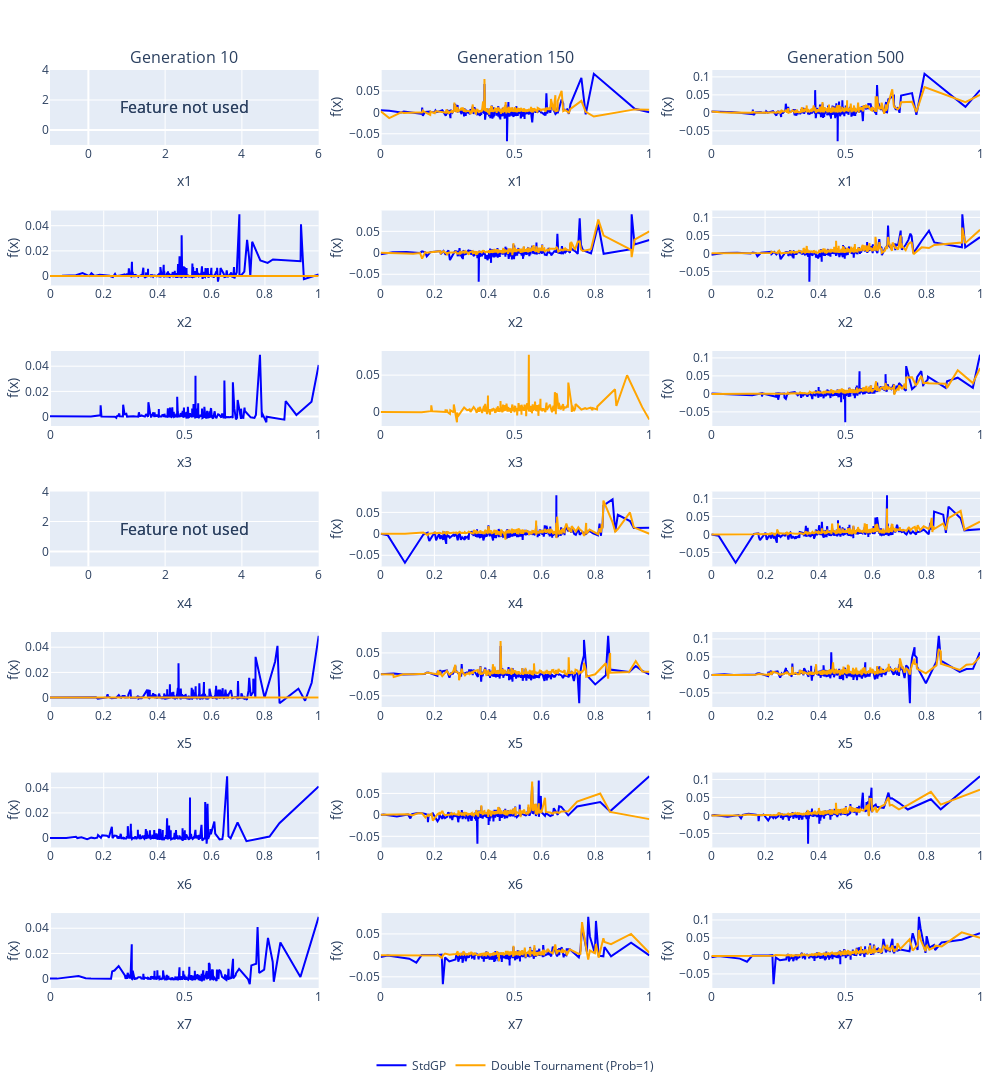

The code cell stored with this chart in its notebook:
### Code cell
# Good to show impact of curvature!!!
methods = ['StdGP', 'Double Tournament (Prob=1)']
plot_curvatures('Istanbul', methods, run_nr=29, base_path='/home/ines/Documents/tese/tiny_gp', saving_path='/home/ines/Documents/tese/dissertation/novathesis/Chapters/Figures/curvature-DT-StdGP.png')

### Figure 1 — Plotly figure (JSON) as saved in the notebook; plotly's stock layout.template omitted (floating-point values rounded to 4 significant figures; data arrays with more than 128 entries replaced by an {"elided": "..."} marker saying what was removed)
{"data": [{"mode": "lines", "showlegend": false, "type": "scatter", "x": [], "xaxis": "x", "y": [], "yaxis": "y"}, {"line": {"color": "blue", "width": 2}, "mode": "lines", "name": "StdGP", "showlegend": true, "type": "scatter", "x": {"elided": "370 float values"}, "xaxis": "x4", "y": {"elided": "370 float values"}, "yaxis": "y4"}, {"line": {"color": "blue", "width": 2}, "mode": "lines", "name": "StdGP", "showlegend": false, "type": "scatter", "x": {"elided": "366 float values"}, "xaxis": "x7", "y": {"elided": "366 float values"}, "yaxis": "y7"}, {"mode": "lines", "showlegend": false, "type": "scatter", "x": [], "xaxis": "x10", "y": [], "yaxis": "y10"}, {"line": {"color": "blue", "width": 2}, "mode": "lines", "name": "StdGP", "showlegend": false, "type": "scatter", "x": {"elided": "356 float values"}, "xaxis": "x13", "y": {"elided": "356 float values"}, "yaxis": "y13"}, {"line": {"color": "blue", "width": 2}, "mode": "lines", "name": "StdGP", "showlegend": false, "type": "scatter", "x": {"elided": "372 float values"}, "xaxis": "x16", "y": {"elided": "372 float values"}, "yaxis": "y16"}, {"line": {"color": "blue", "width": 2}, "mode": "lines", "name": "StdGP", "showlegend": false, "type": "scatter", "x": {"elided": "375 float values"}, "xaxis": "x19", "y": {"elided": "375 float values"}, "yaxis": "y19"}, {"line": {"color": "blue", "width": 2}, "mode": "lines", "name": "StdGP", "showlegend": false, "type": "scatter", "x": {"elided": "365 float values"}, "xaxis": "x2", "y": {"elided": "365 float values"}, "yaxis": "y2"}, {"line": {"color": "blue", "width": 2}, "mode": "lines", "name": "StdGP", "showlegend": false, "type": "scatter", "x": {"elided": "370 float values"}, "xaxis": "x5", "y": {"elided": "370 float values"}, "yaxis": "y5"}, {"mode": "lines", "showlegend": false, "type": "scatter", "x": [], "xaxis": "x8", "y": [], "yaxis": "y8"}, {"line": {"color": "blue", "width": 2}, "mode": "lines", "name": "StdGP", "showlegend": false, "type": "scatter", "x": {"elided": "351 float values"}, "xaxis": "x11", "y": {"elided": "351 float values"}, "yaxis": "y11"}, {"line": {"color": "blue", "width": 2}, "mode": "lines", "name": "StdGP", "showlegend": false, "type": "scatter", "x": {"elided": "356 float values"}, "xaxis": "x14", "y": {"elided": "356 float values"}, "yaxis": "y14"}, {"line": {"color": "blue", "width": 2}, "mode": "lines", "name": "StdGP", "showlegend": false, "type": "scatter", "x": {"elided": "372 float values"}, "xaxis": "x17", "y": {"elided": "372 float values"}, "yaxis": "y17"}, {"line": {"color": "blue", "width": 2}, "mode": "lines", "name": "StdGP", "showlegend": false, "type": "scatter", "x": {"elided": "375 float values"}, "xaxis": "x20", "y": {"elided": "375 float values"}, "yaxis": "y20"}, {"line": {"color": "blue", "width": 2}, "mode": "lines", "name": "StdGP", "showlegend": false, "type": "scatter", "x": {"elided": "365 float values"}, "xaxis": "x3", "y": {"elided": "365 float values"}, "yaxis": "y3"}, {"line": {"color": "blue", "width": 2}, "mode": "lines", "name": "StdGP", "showlegend": false, "type": "scatter", "x": {"elided": "370 float values"}, "xaxis": "x6", "y": {"elided": "370 float values"}, "yaxis": "y6"}, {"line": {"color": "blue", "width": 2}, "mode": "lines", "name": "StdGP", "showlegend": false, "type": "scatter", "x": {"elided": "366 float values"}, "xaxis": "x9", "y": {"elided": "366 float values"}, "yaxis": "y9"}, {"line": {"color": "blue", "width": 2}, "mode": "lines", "name": "StdGP", "showlegend": false, "type": "scatter", "x": {"elided": "351 float values"}, "xaxis": "x12", "y": {"elided": "351 float values"}, "yaxis": "y12"}, {"line": {"color": "blue", "width": 2}, "mode": "lines", "name": "StdGP", "showlegend": false, "type": "scatter", "x": {"elided": "356 float values"}, "xaxis": "x15", "y": {"elided": "356 float values"}, "yaxis": "y15"}, {"line": {"color": "blue", "width": 2}, "mode": "lines", "name": "StdGP", "showlegend": false, "type": "scatter", "x": {"elided": "372 float values"}, "xaxis": "x18", "y": {"elided": "372 float values"}, "yaxis": "y18"}, {"line": {"color": "blue", "width": 2}, "mode": "lines", "name": "StdGP", "showlegend": false, "type": "scatter", "x": {"elided": "375 float values"}, "xaxis": "x21", "y": {"elided": "375 float values"}, "yaxis": "y21"}, {"mode": "lines", "showlegend": false, "type": "scatter", "x": [], "xaxis": "x", "y": [], "yaxis": "y"}, {"line": {"color": "orange", "width": 2}, "mode": "lines", "name": "Double Tournament (Prob=1)", "showlegend": true, "type": "scatter", "x": {"elided": "370 float values"}, "xaxis": "x4", "y": {"elided": "370 int values"}, "yaxis": "y4"}, {"mode": "lines", "showlegend": false, "type": "scatter", "x": [], "xaxis": "x7", "y": [], "yaxis": "y7"}, {"mode": "lines", "showlegend": false, "type": "scatter", "x": [], "xaxis": "x10", "y": [], "yaxis": "y10"}, {"line": {"color": "orange", "width": 2}, "mode": "lines", "name": "Double Tournament (Prob=1)", "showlegend": false, "type": "scatter", "x": {"elided": "356 float values"}, "xaxis": "x13", "y": {"elided": "356 int values"}, "yaxis": "y13"}, {"mode": "lines", "showlegend": false, "type": "scatter", "x": [], "xaxis": "x16", "y": [], "yaxis": "y16"}, {"mode": "lines", "showlegend": false, "type": "scatter", "x": [], "xaxis": "x19", "y": [], "yaxis": "y19"}, {"line": {"color": "orange", "width": 2}, "mode": "lines", "name": "Double Tournament (Prob=1)", "showlegend": false, "type": "scatter", "x": {"elided": "365 float values"}, "xaxis": "x2", "y": {"elided": "365 float values"}, "yaxis": "y2"}, {"line": {"color": "orange", "width": 2}, "mode": "lines", "name": "Double Tournament (Prob=1)", "showlegend": false, "type": "scatter", "x": {"elided": "370 float values"}, "xaxis": "x5", "y": {"elided": "370 float values"}, "yaxis": "y5"}, {"line": {"color": "orange", "width": 2}, "mode": "lines", "name": "Double Tournament (Prob=1)", "showlegend": false, "type": "scatter", "x": {"elided": "366 float values"}, "xaxis": "x8", "y": {"elided": "366 float values"}, "yaxis": "y8"}, {"line": {"color": "orange", "width": 2}, "mode": "lines", "name": "Double Tournament (Prob=1)", "showlegend": false, "type": "scatter", "x": {"elided": "351 float values"}, "xaxis": "x11", "y": {"elided": "351 float values"}, "yaxis": "y11"}, {"line": {"color": "orange", "width": 2}, "mode": "lines", "name": "Double Tournament (Prob=1)", "showlegend": false, "type": "scatter", "x": {"elided": "356 float values"}, "xaxis": "x14", "y": {"elided": "356 float values"}, "yaxis": "y14"}, {"line": {"color": "orange", "width": 2}, "mode": "lines", "name": "Double Tournament (Prob=1)", "showlegend": false, "type": "scatter", "x": {"elided": "372 float values"}, "xaxis": "x17", "y": {"elided": "372 float values"}, "yaxis": "y17"}, {"line": {"color": "orange", "width": 2}, "mode": "lines", "name": "Double Tournament (Prob=1)", "showlegend": false, "type": "scatter", "x": {"elided": "375 float values"}, "xaxis": "x20", "y": {"elided": "375 float values"}, "yaxis": "y20"}, {"line": {"color": "orange", "width": 2}, "mode": "lines", "name": "Double Tournament (Prob=1)", "showlegend": false, "type": "scatter", "x": {"elided": "365 float values"}, "xaxis": "x3", "y": {"elided": "365 float values"}, "yaxis": "y3"}, {"line": {"color": "orange", "width": 2}, "mode": "lines", "name": "Double Tournament (Prob=1)", "showlegend": false, "type": "scatter", "x": {"elided": "370 float values"}, "xaxis": "x6", "y": {"elided": "370 float values"}, "yaxis": "y6"}, {"line": {"color": "orange", "width": 2}, "mode": "lines", "name": "Double Tournament (Prob=1)", "showlegend": false, "type": "scatter", "x": {"elided": "366 float values"}, "xaxis": "x9", "y": {"elided": "366 float values"}, "yaxis": "y9"}, {"line": {"color": "orange", "width": 2}, "mode": "lines", "name": "Double Tournament (Prob=1)", "showlegend": false, "type": "scatter", "x": {"elided": "351 float values"}, "xaxis": "x12", "y": {"elided": "351 float values"}, "yaxis": "y12"}, {"line": {"color": "orange", "width": 2}, "mode": "lines", "name": "Double Tournament (Prob=1)", "showlegend": false, "type": "scatter", "x": {"elided": "356 float values"}, "xaxis": "x15", "y": {"elided": "356 float values"}, "yaxis": "y15"}, {"line": {"color": "orange", "width": 2}, "mode": "lines", "name": "Double Tournament (Prob=1)", "showlegend": false, "type": "scatter", "x": {"elided": "372 float values"}, "xaxis": "x18", "y": {"elided": "372 float values"}, "yaxis": "y18"}, {"line": {"color": "orange", "width": 2}, "mode": "lines", "name": "Double Tournament (Prob=1)", "showlegend": false, "type": "scatter", "x": {"elided": "375 float values"}, "xaxis": "x21", "y": {"elided": "375 float values"}, "yaxis": "y21"}], "layout": {"annotations": [{"font": {"size": 16}, "showarrow": false, "text": "Generation 10", "x": 0.1444, "xanchor": "center", "xref": "paper", "y": 1.0, "yanchor": "bottom", "yref": "paper"}, {"font": {"size": 16}, "showarrow": false, "text": "Generation 150", "x": 0.5, "xanchor": "center", "xref": "paper", "y": 1.0, "yanchor": "bottom", "yref": "paper"}, {"font": {"size": 16}, "showarrow": false, "text": "Generation 500", "x": 0.8556, "xanchor": "center", "xref": "paper", "y": 1.0, "yanchor": "bottom", "yref": "paper"}, {"font": {"size": 16}, "showarrow": false, "text": "Feature not used", "x": 0.5, "xref": "x domain", "y": 0.5, "yref": "y domain"}, {"font": {"size": 16}, "showarrow": false, "text": "Feature not used", "x": 0.5, "xref": "x10 domain", "y": 0.5, "yref": "y10 domain"}, {"font": {"size": 16}, "showarrow": false, "text": "Feature not used", "x": 0.5, "xref": "x domain", "y": 0.5, "yref": "y domain"}, {"font": {"size": 16}, "showarrow": false, "text": "Feature not used", "x": 0.5, "xref": "x10 domain", "y": 0.5, "yref": "y10 domain"}], "autosize": false, "height": 1500, "legend": {"orientation": "h", "x": 0.5, "xanchor": "center", "yanchor": "bottom"}, "margin": {"b": 70, "l": 40, "pad": 0, "r": 20, "t": 70}, "showlegend": true, "width": 1000, "xaxis": {"anchor": "y", "domain": [0, 0.2889], "title": {"text": "x1"}}, "xaxis10": {"anchor": "y10", "domain": [0, 0.2889], "title": {"text": "x4"}}, "xaxis11": {"anchor": "y11", "domain": [0.3556, 0.6444], "title": {"text": "x4"}}, "xaxis12": {"anchor": "y12", "domain": [0.7111, 1], "title": {"text": "x4"}}, "xaxis13": {"anchor": "y13", "domain": [0, 0.2889], "title": {"text": "x5"}}, "xaxis14": {"anchor": "y14", "domain": [0.3556, 0.6444], "title": {"text": "x5"}}, "xaxis15": {"anchor": "y15", "domain": [0.7111, 1], "title": {"text": "x5"}}, "xaxis16": {"anchor": "y16", "domain": [0, 0.2889], "title": {"text": "x6"}}, "xaxis17": {"anchor": "y17", "domain": [0.3556, 0.6444], "title": {"text": "x6"}}, "xaxis18": {"anchor": "y18", "domain": [0.7111, 1], "title": {"text": "x6"}}, "xaxis19": {"anchor": "y19", "domain": [0, 0.2889], "title": {"text": "x7"}}, "xaxis2": {"anchor": "y2", "domain": [0.3556, 0.6444], "title": {"text": "x1"}}, "xaxis20": {"anchor": "y20", "domain": [0.3556, 0.6444], "title": {"text": "x7"}}, "xaxis21": {"anchor": "y21", "domain": [0.7111, 1], "title": {"text": "x7"}}, "xaxis3": {"anchor": "y3", "domain": [0.7111, 1], "title": {"text": "x1"}}, "xaxis4": {"anchor": "y4", "domain": [0, 0.2889], "title": {"text": "x2"}}, "xaxis5": {"anchor": "y5", "domain": [0.3556, 0.6444], "title": {"text": "x2"}}, "xaxis6": {"anchor": "y6", "domain": [0.7111, 1], "title": {"text": "x2"}}, "xaxis7": {"anchor": "y7", "domain": [0, 0.2889], "title": {"text": "x3"}}, "xaxis8": {"anchor": "y8", "domain": [0.3556, 0.6444], "title": {"text": "x3"}}, "xaxis9": {"anchor": "y9", "domain": [0.7111, 1], "title": {"text": "x3"}}, "yaxis": {"anchor": "x", "domain": [0.9184, 1.0]}, "yaxis10": {"anchor": "x10", "domain": [0.4592, 0.5408]}, "yaxis11": {"anchor": "x11", "domain": [0.4592, 0.5408], "title": {"standoff": 3, "text": "f(x)"}}, "yaxis12": {"anchor": "x12", "domain": [0.4592, 0.5408], "title": {"standoff": 3, "text": "f(x)"}}, "yaxis13": {"anchor": "x13", "domain": [0.3061, 0.3878], "title": {"standoff": 3, "text": "f(x)"}}, "yaxis14": {"anchor": "x14", "domain": [0.3061, 0.3878], "title": {"standoff": 3, "text": "f(x)"}}, "yaxis15": {"anchor": "x15", "domain": [0.3061, 0.3878], "title": {"standoff": 3, "text": "f(x)"}}, "yaxis16": {"anchor": "x16", "domain": [0.1531, 0.2347], "title": {"standoff": 3, "text": "f(x)"}}, "yaxis17": {"anchor": "x17", "domain": [0.1531, 0.2347], "title": {"standoff": 3, "text": "f(x)"}}, "yaxis18": {"anchor": "x18", "domain": [0.1531, 0.2347], "title": {"standoff": 3, "text": "f(x)"}}, "yaxis19": {"anchor": "x19", "domain": [0, 0.08163], "title": {"standoff": 3, "text": "f(x)"}}, "yaxis2": {"anchor": "x2", "domain": [0.9184, 1.0], "title": {"standoff": 3, "text": "f(x)"}}, "yaxis20": {"anchor": "x20", "domain": [0, 0.08163], "title": {"standoff": 3, "text": "f(x)"}}, "yaxis21": {"anchor": "x21", "domain": [0, 0.08163], "title": {"standoff": 3, "text": "f(x)"}}, "yaxis3": {"anchor": "x3", "domain": [0.9184, 1.0], "title": {"standoff": 3, "text": "f(x)"}}, "yaxis4": {"anchor": "x4", "domain": [0.7653, 0.8469], "title": {"standoff": 3, "text": "f(x)"}}, "yaxis5": {"anchor": "x5", "domain": [0.7653, 0.8469], "title": {"standoff": 3, "text": "f(x)"}}, "yaxis6": {"anchor": "x6", "domain": [0.7653, 0.8469], "title": {"standoff": 3, "text": "f(x)"}}, "yaxis7": {"anchor": "x7", "domain": [0.6122, 0.6939], "title": {"standoff": 3, "text": "f(x)"}}, "yaxis8": {"anchor": "x8", "domain": [0.6122, 0.6939]}, "yaxis9": {"anchor": "x9", "domain": [0.6122, 0.6939], "title": {"standoff": 3, "text": "f(x)"}}}}
